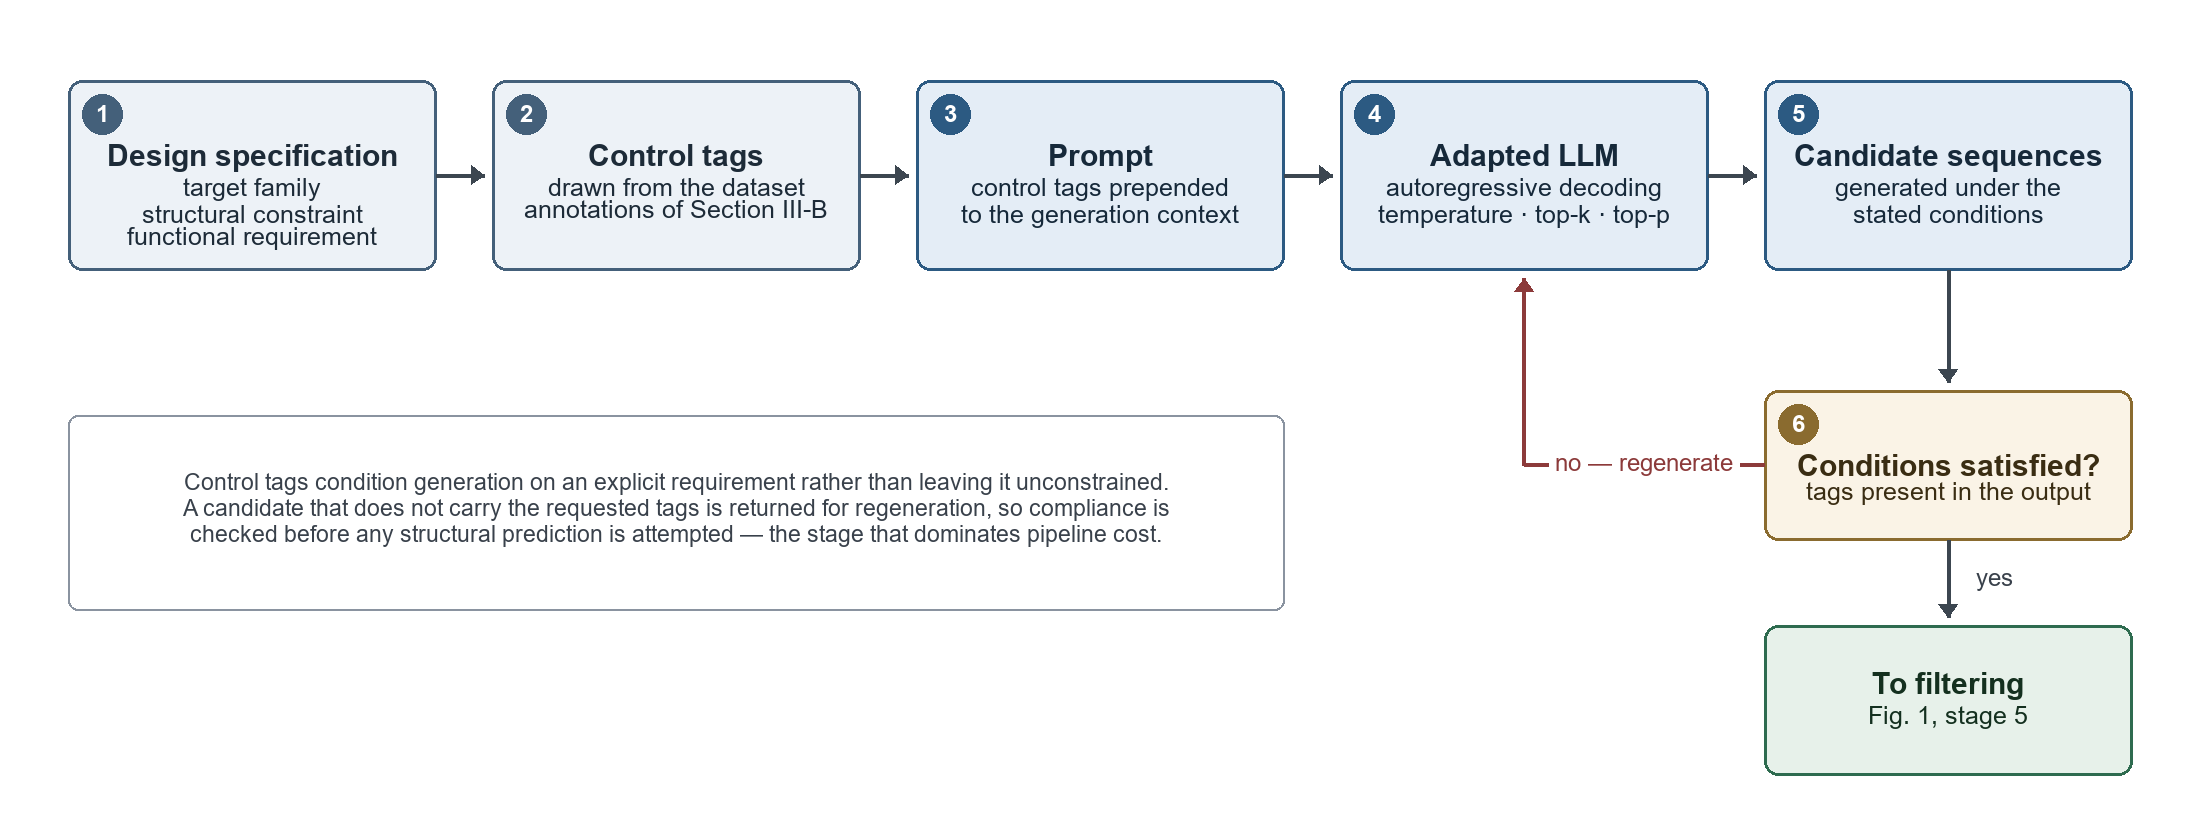

Write the Python code that produced this figure.
"""Figure 2: conditional generation, drawn to match Section III-E of the paper."""

from diagram import Canvas

W, H = 2200, 830
c = Canvas(W, H)

BW, BH = 368, 190
GAP = 56
LEFT = 68
ROW1 = 80
ROW2 = 390
ROW3 = 625

xs = [LEFT + i * (BW + GAP) for i in range(5)]

c.box(xs[0], ROW1, BW, BH, [
    "Design specification",
    "target family",
    "structural constraint",
    "functional requirement",
], style="input", badge=1)

c.box(xs[1], ROW1, BW, BH, [
    "Control tags",
    "drawn from the dataset",
    "annotations of Section III-B",
], style="input", badge=2)

c.box(xs[2], ROW1, BW, BH, [
    "Prompt",
    "control tags prepended",
    "to the generation context",
], style="model", badge=3)

c.box(xs[3], ROW1, BW, BH, [
    "Adapted LLM",
    "autoregressive decoding",
    "temperature · top-k · top-p",
], style="model", badge=4)

c.box(xs[4], ROW1, BW, BH, [
    "Candidate sequences",
    "generated under the",
    "stated conditions",
], style="model", badge=5)

for a, b in zip(xs, xs[1:]):
    y = ROW1 + BH / 2
    c.arrow([(a + BW, y), (b - 8, y)])

# ------------------------------------------------- condition check
c.box(xs[4], ROW2, BW, 150, [
    "Conditions satisfied?",
    "tags present in the output",
], style="filter", badge=6)
c.arrow([(xs[4] + BW / 2, ROW1 + BH), (xs[4] + BW / 2, ROW2 - 8)])

# accept path
c.box(xs[4], ROW3, BW, 150, [
    "To filtering",
    "Fig. 1, stage 5",
], style="struct", badge=None)
c.arrow([(xs[4] + BW / 2, ROW2 + 150), (xs[4] + BW / 2, ROW3 - 8)])
c.label("yes", xs[4] + BW / 2 + 46, (ROW2 + 150 + ROW3) / 2, fs=24)

# reject path: back round to the model
back_y = ROW2 + 150 + 62
c.arrow([
    (xs[4], ROW2 + 75),
    (xs[3] + BW / 2, ROW2 + 75),
    (xs[3] + BW / 2, ROW1 + BH + 8),
], colour="#8C3A3A")
c.label("no — regenerate", (xs[3] + BW / 2 + xs[4]) / 2, ROW2 + 75, fs=24,
        colour="#8C3A3A")

# ------------------------------------------------- note
c.note(LEFT, ROW2 + 25, BW * 3 + GAP * 2, 195, [
    "Control tags condition generation on an explicit requirement rather than leaving it unconstrained.",
    "A candidate that does not carry the requested tags is returned for regeneration, so compliance is",
    "checked before any structural prediction is attempted — the stage that dominates pipeline cost.",
])

size = c.save("fig2_conditional.png")
print("fig2_conditional.png", size)
